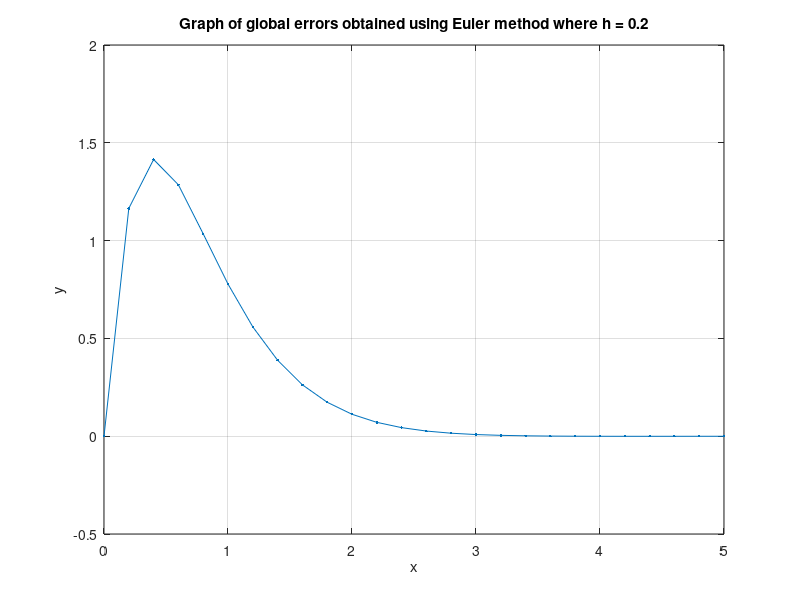

Source code (MATLAB):
%gk = yk - y(xk)
X = [0,0.2,0.4,0.6,0.8,1,1.2,1.4,1.6,1.8,2,2.2,2.4,2.6,2.8,3,3.2,3.4,3.6,3.8,4,4.2,4.4,4.6,4.8,5];
E = [0,1.16475,1.41476,1.28528,1.03458,0.777783,0.558844,0.388318,0.262644,0.17352,0.11215,0.0709069,0.043781,0.0263018,0.0152698,0.00846153,0.00436775,0.00198459,0.000656686,-3.61823e-005,-0.000358471,-0.000473259,-0.00047876,-0.000432412,-0.000366518,-0.000298231];
% h = 0.2

%plot
plot(X,E, 'Marker', '.')
grid on
xlabel('x'), ylabel('y')
title('Graph of global errors obtained using Euler method where h = 0.2')